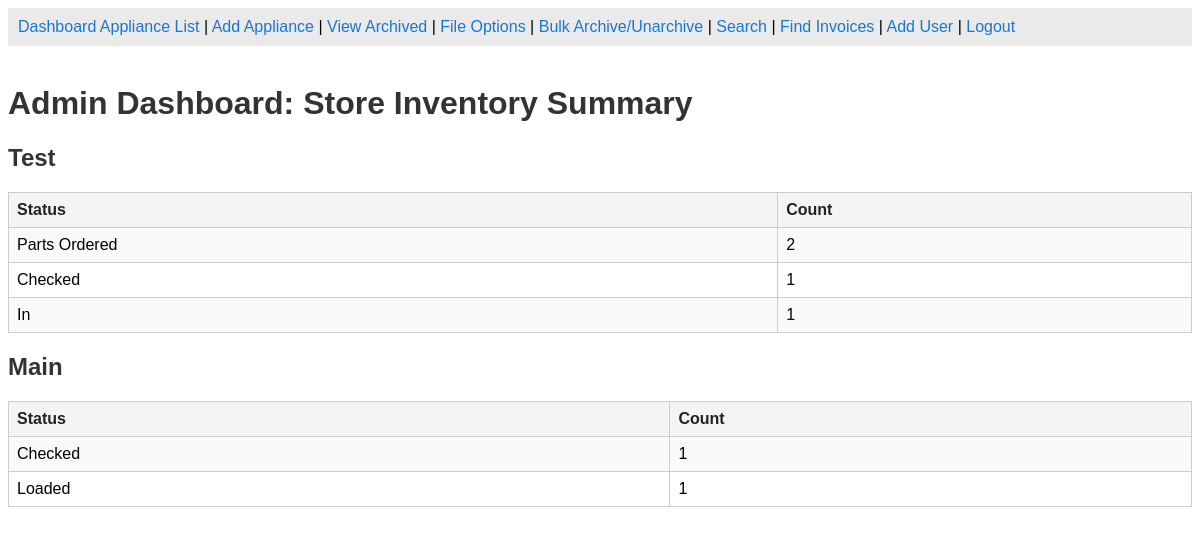
The app's page /admin-dashboard (signed in) with its own data.
### app_web.py (models this page shows)
class Appliance(db.Model):
    id = db.Column(db.Integer, primary_key=True)
    store_name = db.Column(db.String(80), nullable=False)
    item_number = db.Column(db.String(80), nullable=False)
    brand = db.Column(db.String(80), nullable=False)
    model = db.Column(db.String(80), nullable=False)
    serial = db.Column(db.String(80), nullable=False)
    status = db.Column(db.String(40), nullable=False)
    notes = db.Column(db.String(255))
    archived = db.Column(db.Boolean, default=False)
    invoice_file = db.Column(db.String(255))
    last_updated = db.Column(db.String(30), nullable=False, default=datetime.now().strftime("%Y-%m-%d %H:%M:%S"))

### app_web.py (the view)
@app.route('/admin-dashboard')
def admin_dashboard():
    if session.get('role') != 'admin':
        return redirect('/')
    summary = {}
    for app_rec in Appliance.query.filter_by(archived=False).all():
        store = app_rec.store_name
        status = app_rec.status
        summary.setdefault(store, {})
        summary[store][status] = summary[store].get(status, 0) + 1
    return render_template('admin_dashboard.html', summary=summary)

### templates/admin_dashboard.html (shortened to what this page needs)
<!DOCTYPE html>
<html>
<head>
</head>
<body>
    {% include 'navbar.html' %}
    <h1>Admin Dashboard: Store Inventory Summary</h1>
    {% for store, stats in summary.items() %}
        <h2>{{ store }}</h2>
        <table border="1" cellpadding="5">
            <tr>
                <th>Status</th>
                <th>Count</th>
            </tr>
            {% for status, count in stats.items() %}
            <tr>
                <td>{{ status }}</td>
                <td>{{ count }}</td>
            </tr>
            {% endfor %}
        </table>
    {% endfor %}
</body>
</html>

### templates/navbar.html
<div style="background: #eaeaea; padding: 10px;">
    {% if session['role'] == 'admin' %}
        <a href="/admin-dashboard">Dashboard</a>
        <a href="/list">Appliance List</a> |
        <a href="/add">Add Appliance</a> |
        <a href="/archived">View Archived</a> |
        <a href="/file-options">File Options</a> |
        <a href="/bulk-actions">Bulk Archive/Unarchive</a> |
        <a href="/search">Search</a> |
        <a href="/invoice-search">Find Invoices</a> |
        <a href="/register">Add User</a> |
        <a href="/logout">Logout</a>
    {% else %}
        {% if session['role'] == 'store' %}
            <a href="/store-portal">My Items</a> |
            <a href="/logout">Logout</a>
        {% endif %}
    {% endif %}
</div>
<br>

### templates/admin_dashboard.html (style rules this page uses)
body { font-family: Arial, sans-serif; }
table { border-collapse: collapse; width: 100%; margin-top: 15px; }
th, td { border: 1px solid #ccc; padding: 8px; text-align: left; }
th { background: #f4f4f4; color: #222; }
tr:nth-child(even) { background: #fafafa; }
a { color: #1976d2; text-decoration: none; }
h1, h2, h3 { color: #333; }

### records on screen
Appliance: store_name "Test", status "Parts Ordered", count "2"
Appliance: status "Checked", count "1"
Appliance: status "In", count "1"
Appliance: store_name "Main", status "Checked", count "1"
Appliance: status "Loaded", count "1"
